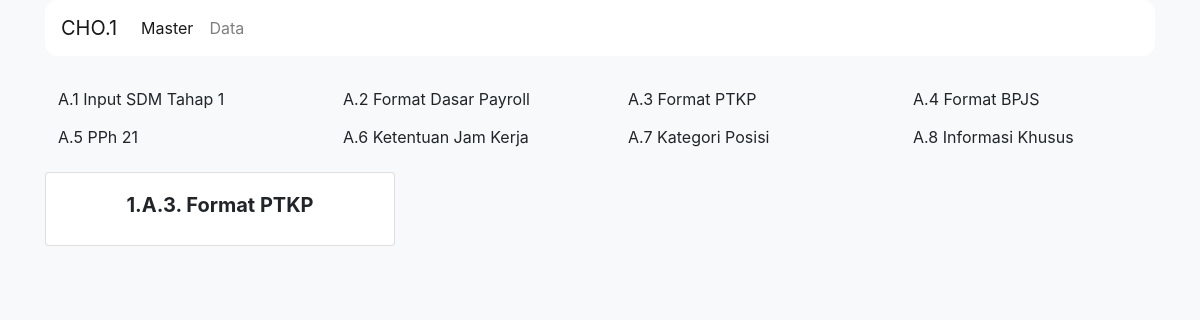
The app's page /index.php/page/a3 with its own data.
### tables this page shows
CREATE TABLE `menu` (
  `id_menu` int(11) NOT NULL AUTO_INCREMENT,
  `kode` varchar(20) DEFAULT NULL,
  `nama_menu` varchar(40) DEFAULT NULL,
  PRIMARY KEY (`id_menu`)
);

### application/controllers/Page.php (called while the page is built, shortened)
<?php
class Page extends CI_Controller {
	public function a3()
	{
		$sub = $this->input->get('sub') == true ? $this->input->get('sub') : false;
		$data['title'] = $this->db->get_where('menu', ['kode' => $this->uri->segment(2)])->row()->nama_menu;
		$data['menu'] = $this->db->get('menu')->result();
		$data['sub'] = $sub;
		$data['submenu'] = $this->db->get_where('sub_menu', ['id_menu' => $this->uri->segment(2)])->result();
		$data['versi'] = $this->rversi_model->get_data($sub);
		$this->load->view('template/top', $data);
		$this->load->view('template/bottom');
	}
}

### index.php (called while the page is built, shortened)
<?php
require_once BASEPATH.'core/CodeIgniter.php';

### application/views/template/top.php (the view, shortened to what this page needs)
<!DOCTYPE html>
<html lang="en">
<head>
    <link rel="stylesheet" href="<?= base_url('assets/css/bootstrap.min.css') ?>">
    <link rel="stylesheet" href="<?= base_url('assets/css/style.css') ?>">
    <link rel="stylesheet" href="<?= base_url('assets/css/all.min.css') ?>">
    <link rel="stylesheet" href="<?= base_url('assets/css/toastr.min.css') ?>">
</head>
<body class="bg-light">
    <div class="container">
        <nav class="navbar navbar-expand-lg navbar-light bg-white" style="border-radius: 0.8rem;">
            <a class="navbar-brand" href="#">CHO.1</a>
            <div class="collapse navbar-collapse" id="navbarSupportedContent">
                <ul class="navbar-nav mr-auto">
                <li class="nav-item active">
                    <a class="nav-link" href="<?= base_url('/') ?>">Master</a>
                </li>
                <li class="nav-item">
                    <a class="nav-link" href="<?= base_url('/data') ?>">Data</a>
                </li>
                </ul>
            </div>
        </nav>
        <div class="row mb-3 mt-4">
            <?php $no=1; foreach($menu as $mn) : ?>
            <div class="col-lg-3 col-md-3 col-4">
                <a href="<?= base_url('page/'.$mn->kode) ?>" class="btn btn-menu <?= $this->uri->segment(2) == $mn->kode ? 'active' : '' ?>">A.<?= $no++.' '.$mn->nama_menu ?></a>
            </div>
            <?php endforeach; ?>
        </div>
        <div class="row">
            <div class="col-4">
                <div class="card mb-3">
                    <div class="card-body">
                        <h5 class="title text-center font-weight-bold">1.A.<?= substr($this->uri->segment(2), 1, 2).'. '.$title ?></h5>
                    </div>
                </div>
            </div>
            <div class="col-8">

### records on screen
menu: nama_menu "Input SDM Tahap 1"
menu: nama_menu "Format Dasar Payroll"
menu: nama_menu "Format PTKP"
menu: nama_menu "Format BPJS"
menu: nama_menu "PPh 21"
menu: nama_menu "Ketentuan Jam Kerja"
menu: nama_menu "Kategori Posisi"
menu: nama_menu "Informasi Khusus"

### other values on screen
substr($this->uri->segment(2), 1, 2) "3"
$title "Format PTKP"
